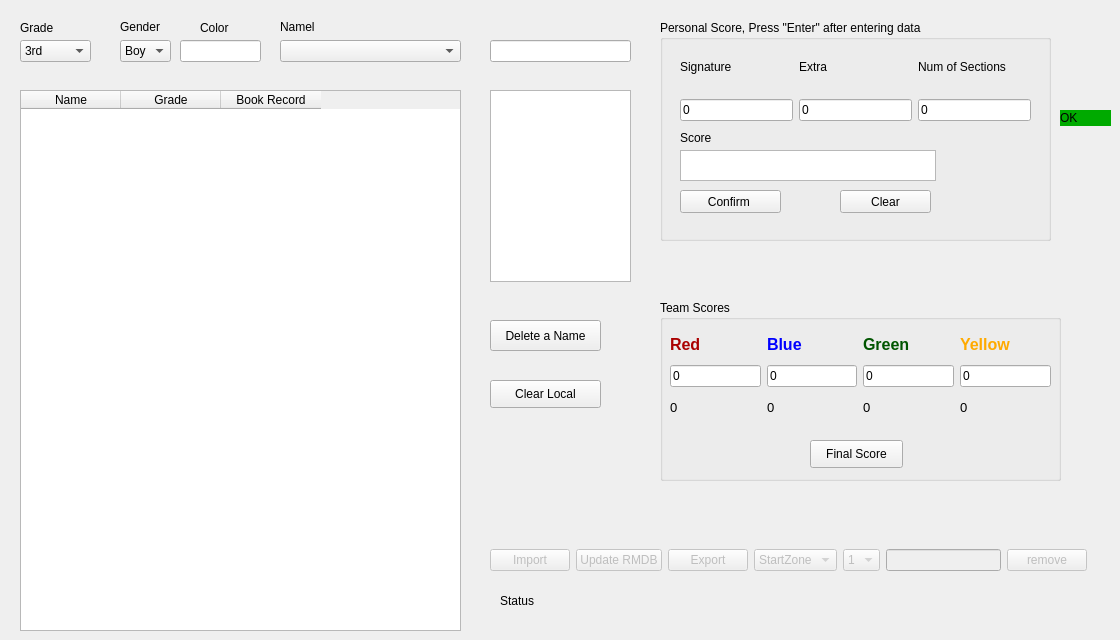
    <widget class="QWidget" name="tabTntBook">
     <attribute name="title">
      <string>Tnt Book Record</string>
     </attribute>
     <widget class="QComboBox" name="cbbGradeTntBook">
      <property name="geometry">
       <rect>
        <x>20</x>
        <y>40</y>
        <width>71</width>
        <height>22</height>
       </rect>
      </property>
      <item>
       <property name="text">
        <string>3rd</string>
       </property>
      </item>
      <item>
       <property name="text">
        <string>4th</string>
       </property>
      </item>
      <item>
       <property name="text">
        <string>5th</string>
       </property>
      </item>
      <item>
       <property name="text">
        <string>6th</string>
       </property>
      </item>
     </widget>
     <widget class="QComboBox" name="cbbGenderTntBook">
      <property name="geometry">
       <rect>
        <x>120</x>
        <y>40</y>
        <width>51</width>
        <height>22</height>
       </rect>
      </property>
      <item>
       <property name="text">
        <string>Boy</string>
       </property>
      </item>
      <item>
       <property name="text">
        <string>Girl</string>
       </property>
      </item>
     </widget>
     <widget class="QComboBox" name="cbbNameTntBook">
      <property name="geometry">
       <rect>
        <x>280</x>
        <y>40</y>
        <width>181</width>
        <height>22</height>
       </rect>
      </property>
     </widget>
     <widget class="QTableWidget" name="tbwBookRecordTnt">
      <property name="geometry">
       <rect>
        <x>20</x>
        <y>90</y>
        <width>441</width>
        <height>541</height>
       </rect>
      </property>
      <property name="sortingEnabled">
       <bool>true</bool>
      </property>
      <column>
       <property name="text">
        <string>Name</string>
       </property>
      </column>
      <column>
       <property name="text">
        <string>Grade</string>
       </property>
      </column>
      <column>
       <property name="text">
        <string>Book Record</string>
       </property>
      </column>
     </widget>
     <widget class="QLabel" name="label_13">
      <property name="geometry">
       <rect>
        <x>20</x>
        <y>20</y>
        <width>71</width>
        <height>16</height>
       </rect>
      </property>
      <property name="text">
       <string>Grade</string>
      </property>
     </widget>
     <widget class="QLabel" name="label_14">
      <property name="geometry">
       <rect>
        <x>120</x>
        <y>20</y>
        <width>46</width>
        <height>13</height>
       </rect>
      </property>
      <property name="text">
       <string>Gender</string>
      </property>
     </widget>
     <widget class="QLabel" name="label_15">
      <property name="geometry">
       <rect>
        <x>280</x>
        <y>20</y>
        <width>46</width>
        <height>13</height>
       </rect>
      </property>
      <property name="text">
       <string>Namel</string>
      </property>
     </widget>
     <widget class="QPushButton" name="btnDeleteTntBook">
      <property name="geometry">
       <rect>
        <x>490</x>
        <y>320</y>
        <width>111</width>
        <height>31</height>
       </rect>
      </property>
      <property name="text">
       <string>Delete a Name</string>
      </property>
     </widget>
     <widget class="QLineEdit" name="leNameTntBook">
      <property name="geometry">
       <rect>
        <x>490</x>
        <y>40</y>
        <width>141</width>
        <height>22</height>
       </rect>
      </property>
     </widget>
     <widget class="QListWidget" name="lwTntBook">
      <property name="geometry">
       <rect>
        <x>490</x>
        <y>90</y>
        <width>141</width>
        <height>192</height>
       </rect>
      </property>
     </widget>
     <widget class="QPushButton" name="btnClearLocalTntBook">
      <property name="geometry">
       <rect>
        <x>490</x>
        <y>380</y>
        <width>111</width>
        <height>28</height>
       </rect>
      </property>
      <property name="text">
       <string>Clear Local</string>
      </property>
     </widget>
     <widget class="QLabel" name="lbTntBookStatus">
      <property name="geometry">
       <rect>
        <x>500</x>
        <y>590</y>
        <width>531</width>
        <height>21</height>
       </rect>
      </property>
      <property name="text">
       <string>Status</string>
      </property>
     </widget>
     <widget class="QLabel" name="lbTntBookOK">
      <property name="geometry">
       <rect>
        <x>1060</x>
        <y>110</y>
        <width>51</width>
        <height>16</height>
       </rect>
      </property>
      <property name="styleSheet">
       <string notr="true">background-color: rgb(0, 170, 0);</string>
      </property>
      <property name="text">
       <string>OK</string>
      </property>
     </widget>
     <widget class="QGroupBox" name="groupBox_6">
      <property name="geometry">
       <rect>
        <x>660</x>
        <y>300</y>
        <width>401</width>
        <height>181</height>
       </rect>
      </property>
      <property name="title">
       <string>Team Scores</string>
      </property>
      <widget class="QWidget" name="gridLayoutWidget">
       <property name="geometry">
        <rect>
         <x>10</x>
         <y>30</y>
         <width>381</width>
         <height>91</height>
        </rect>
       </property>
       <layout class="QGridLayout" name="gridLayout">
        <item row="1" column="0">
         <widget class="QLineEdit" name="leRedScore">
          <property name="text">
           <string>0</string>
          </property>
         </widget>
        </item>
        <item row="1" column="2">
         <widget class="QLineEdit" name="leGreenScore">
          <property name="text">
           <string>0</string>
          </property>
         </widget>
        </item>
        <item row="1" column="3">
         <widget class="QLineEdit" name="leYellowScore">
          <property name="text">
           <string>0</string>
          </property>
         </widget>
        </item>
        <item row="1" column="1">
         <widget class="QLineEdit" name="leBlueScore">
          <property name="text">
           <string>0</string>
          </property>
         </widget>
        </item>
        <item row="0" column="1">
         <widget class="QLabel" name="label_23">
          <property name="palette">
           <palette>
            <active>
             <colorrole role="WindowText">
              <brush brushstyle="SolidPattern">
               <color alpha="255">
                <red>0</red>
                <green>0</green>
                <blue>255</blue>
               </color>
              </brush>
             </colorrole>
            </active>
            <inactive>
             <colorrole role="WindowText">
              <brush brushstyle="SolidPattern">
               <color alpha="255">
                <red>0</red>
                <green>0</green>
                <blue>255</blue>
               </color>
              </brush>
             </colorrole>
            </inactive>
            <disabled>
             <colorrole role="WindowText">
              <brush brushstyle="SolidPattern">
               <color alpha="255">
                <red>120</red>
                <green>120</green>
                <blue>120</blue>
               </color>
              </brush>
             </colorrole>
            </disabled>
           </palette>
          </property>
          <property name="font">
           <font>
            <pointsize>12</pointsize>
            <weight>75</weight>
            <bold>true</bold>
           </font>
          </property>
          <property name="text">
           <string>Blue</string>
          </property>
         </widget>
        </item>
        <item row="0" column="0">
         <widget class="QLabel" name="label_22">
          <property name="palette">
           <palette>
            <active>
             <colorrole role="WindowText">
              <brush brushstyle="SolidPattern">
               <color alpha="255">
                <red>170</red>
                <green>0</green>
                <blue>0</blue>
               </color>
              </brush>
             </colorrole>
            </active>
            <inactive>
             <colorrole role="WindowText">
              <brush brushstyle="SolidPattern">
               <color alpha="255">
                <red>170</red>
                <green>0</green>
                <blue>0</blue>
               </color>
              </brush>
             </colorrole>
            </inactive>
            <disabled>
             <colorrole role="WindowText">
              <brush brushstyle="SolidPattern">
               <color alpha="255">
                <red>120</red>
                <green>120</green>
                <blue>120</blue>
               </color>
              </brush>
             </colorrole>
            </disabled>
           </palette>
          </property>
          <property name="font">
           <font>
            <pointsize>12</pointsize>
            <weight>75</weight>
            <bold>true</bold>
           </font>
          </property>
          <property name="text">
           <string>Red</string>
          </property>
         </widget>
        </item>
        <item row="0" column="2">
         <widget class="QLabel" name="label_24">
          <property name="palette">
           <palette>
            <active>
             <colorrole role="WindowText">
              <brush brushstyle="SolidPattern">
               <color alpha="255">
                <red>0</red>
                <green>85</green>
                <blue>0</blue>
               </color>
              </brush>
             </colorrole>
            </active>
            <inactive>
             <colorrole role="WindowText">
              <brush brushstyle="SolidPattern">
               <color alpha="255">
                <red>0</red>
                <green>85</green>
                <blue>0</blue>
               </color>
              </brush>
             </colorrole>
            </inactive>
            <disabled>
             <colorrole role="WindowText">
              <brush brushstyle="SolidPattern">
               <color alpha="255">
                <red>120</red>
                <green>120</green>
                <blue>120</blue>
               </color>
              </brush>
             </colorrole>
            </disabled>
           </palette>
          </property>
          <property name="font">
           <font>
            <pointsize>12</pointsize>
            <weight>75</weight>
            <bold>true</bold>
           </font>
          </property>
          <property name="text">
           <string>Green</string>
          </property>
         </widget>
        </item>
        <item row="0" column="3">
         <widget class="QLabel" name="label_25">
          <property name="palette">
           <palette>
            <active>
             <colorrole role="WindowText">
              <brush brushstyle="SolidPattern">
               <color alpha="255">
                <red>255</red>
                <green>170</green>
                <blue>0</blue>
               </color>
              </brush>
             </colorrole>
            </active>
            <inactive>
             <colorrole role="WindowText">
              <brush brushstyle="SolidPattern">
               <color alpha="255">
                <red>255</red>
                <green>170</green>
                <blue>0</blue>
               </color>
              </brush>
             </colorrole>
            </inactive>
            <disabled>
             <colorrole role="WindowText">
              <brush brushstyle="SolidPattern">
               <color alpha="255">
                <red>120</red>
                <green>120</green>
                <blue>120</blue>
               </color>
              </brush>
             </colorrole>
            </disabled>
           </palette>
          </property>
          <property name="font">
           <font>
            <pointsize>12</pointsize>
            <weight>75</weight>
            <bold>true</bold>
           </font>
          </property>
          <property name="text">
           <string>Yellow</string>
          </property>
         </widget>
        </item>
        <item row="2" column="0">
         <widget class="QLabel" name="lbRedFinal">
          <property name="font">
           <font>
            <pointsize>10</pointsize>
           </font>
          </property>
          <property name="text">
           <string>0</string>
          </property>
         </widget>
        </item>
        <item row="2" column="1">
         <widget class="QLabel" name="lbBlueFinal">
          <property name="font">
           <font>
            <pointsize>10</pointsize>
           </font>
          </property>
          <property name="text">
           <string>0</string>
          </property>
         </widget>
        </item>
        <item row="2" column="2">
         <widget class="QLabel" name="lbGreenFinal">
          <property name="font">
           <font>
            <pointsize>10</pointsize>
           </font>
          </property>
          <property name="text">
           <string>0</string>
          </property>
         </widget>
        </item>
        <item row="2" column="3">
         <widget class="QLabel" name="lbYellowFinal">
          <property name="font">
           <font>
            <pointsize>10</pointsize>
           </font>
          </property>
          <property name="text">
           <string>0</string>
          </property>
         </widget>
        </item>
       </layout>
      </widget>
      <widget class="QPushButton" name="btnScoreTnt">
       <property name="geometry">
        <rect>
         <x>150</x>
         <y>140</y>
         <width>93</width>
         <height>28</height>
        </rect>
       </property>
       <property name="text">
        <string>Final Score</string>
       </property>
      </widget>
     </widget>
     <widget class="QLabel" name="label_26">
      <property name="geometry">
       <rect>
        <x>200</x>
        <y>20</y>
        <width>53</width>
        <height>16</height>
       </rect>
      </property>
      <property name="text">
       <string>Color</string>
      </property>
     </widget>
     <widget class="QLineEdit" name="leColorTntBook">
      <property name="geometry">
       <rect>
        <x>180</x>
        <y>40</y>
        <width>81</width>
        <height>22</height>
       </rect>
      </property>
      <property name="readOnly">
       <bool>true</bool>
      </property>
     </widget>
     <widget class="QWidget" name="horizontalLayoutWidget_2">
      <property name="geometry">
       <rect>
        <x>490</x>
        <y>540</y>
        <width>597</width>
        <height>41</height>
       </rect>
      </property>
      <layout class="QHBoxLayout" name="horizontalLayout_7">
       <item>
        <widget class="QPushButton" name="btnImport">
         <property name="enabled">
          <bool>false</bool>
         </property>
         <property name="text">
          <string>Import</string>
         </property>
        </widget>
       </item>
       <item>
        <widget class="QPushButton" name="btnUpdDBTntBook">
         <property name="enabled">
          <bool>false</bool>
         </property>
         <property name="text">
          <string>Update RMDB</string>
         </property>
        </widget>
       </item>
       <item>
        <widget class="QPushButton" name="btnExport">
         <property name="enabled">
          <bool>false</bool>
         </property>
         <property name="text">
          <string>Export</string>
         </property>
        </widget>
       </item>
       <item>
        <widget class="QComboBox" name="cbbBookTntBook">
         <property name="enabled">
          <bool>false</bool>
         </property>
         <item>
          <property name="text">
           <string>StartZone</string>
          </property>
         </item>
         <item>
          <property name="text">
           <string>Book 1</string>
          </property>
         </item>
         <item>
          <property name="text">
           <string>Book 2</string>
          </property>
         </item>
        </widget>
       </item>
       <item>
        <widget class="QComboBox" name="cbbChapterTntBook">
         <property name="enabled">
          <bool>false</bool>
         </property>
         <item>
          <property name="text">
           <string>1</string>
          </property>
         </item>
         <item>
          <property name="text">
           <string>2</string>
          </property>
         </item>
         <item>
          <property name="text">
           <string>3</string>
          </property>
         </item>
         <item>
          <property name="text">
           <string>4</string>
          </property>
         </item>
         <item>
          <property name="text">
           <string>5</string>
          </property>
         </item>
         <item>
          <property name="text">
           <string>6</string>
          </property>
         </item>
         <item>
          <property name="text">
           <string>7</string>
          </property>
         </item>
         <item>
          <property name="text">
           <string>8</string>
          </property>
         </item>
        </widget>
       </item>
       <item>
        <widget class="QLineEdit" name="leSessionTntBook">
         <property name="enabled">
          <bool>false</bool>
         </property>
        </widget>
       </item>
       <item>
        <widget class="QPushButton" name="btnRemoveTntBook">
         <property name="enabled">
          <bool>false</bool>
         </property>
         <property name="text">
          <string>remove</string>
         </property>
        </widget>
       </item>
      </layout>
     </widget>
     <widget class="QGroupBox" name="groupBox_9">
      <property name="geometry">
       <rect>
        <x>660</x>
        <y>20</y>
        <width>391</width>
        <height>221</height>
       </rect>
      </property>
      <property name="title">
       <string>Personal Score, Press &quot;Enter&quot; after entering data</string>
      </property>
      <widget class="QPushButton" name="btnClearTntBook">
       <property name="geometry">
        <rect>
         <x>180</x>
         <y>170</y>
         <width>91</width>
         <height>23</height>
        </rect>
       </property>
       <property name="text">
        <string>Clear</string>
       </property>
      </widget>
      <widget class="QPushButton" name="btnConfirmTntBook">
       <property name="geometry">
        <rect>
         <x>20</x>
         <y>170</y>
         <width>101</width>
         <height>23</height>
        </rect>
       </property>
       <property name="text">
        <string>Confirm </string>
       </property>
      </widget>
      <widget class="QListWidget" name="lwTntBookRecord">
       <property name="enabled">
        <bool>true</bool>
       </property>
       <property name="geometry">
        <rect>
         <x>20</x>
         <y>130</y>
         <width>256</width>
         <height>31</height>
        </rect>
       </property>
      </widget>
      <widget class="QLabel" name="label_19">
       <property name="geometry">
        <rect>
         <x>20</x>
         <y>110</y>
         <width>71</width>
         <height>16</height>
        </rect>
       </property>
       <property name="text">
        <string>Score</string>
       </property>
      </widget>
      <widget class="QWidget" name="gridLayoutWidget_4">
       <property name="geometry">
        <rect>
         <x>20</x>
         <y>20</y>
         <width>351</width>
         <height>81</height>
        </rect>
       </property>
       <layout class="QGridLayout" name="gridLayout_4">
        <item row="0" column="1">
         <widget class="QLabel" name="label_17">
          <property name="text">
           <string>Extra</string>
          </property>
         </widget>
        </item>
        <item row="0" column="0">
         <widget class="QLabel" name="label_16">
          <property name="text">
           <string>Signature</string>
          </property>
         </widget>
        </item>
        <item row="1" column="1">
         <widget class="QLineEdit" name="leExtra">
          <property name="text">
           <string>0</string>
          </property>
         </widget>
        </item>
        <item row="1" column="0">
         <widget class="QLineEdit" name="leSignature">
          <property name="text">
           <string>0</string>
          </property>
         </widget>
        </item>
        <item row="0" column="2">
         <widget class="QLabel" name="label_18">
          <property name="text">
           <string>Num of Sections</string>
          </property>
         </widget>
        </item>
        <item row="1" column="2">
         <widget class="QLineEdit" name="leNumSec">
          <property name="text">
           <string>0</string>
          </property>
         </widget>
        </item>
       </layout>
      </widget>
     </widget>
    </widget>
